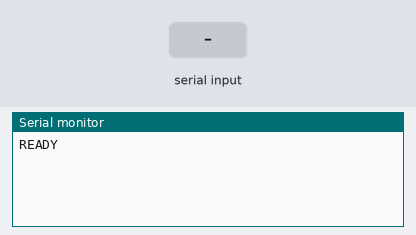
The sketch below on a simulated Arduino Mega 2560, built with avr-gcc and run on an emulated ATmega2560. On the bench: the last lines printed to the serial monitor. The inputs (shaded band) are chosen by the test bench. The modem accepts every AT command (registered, SIM ready, sends succeed) and sends nothing else.

Above: at 1.8 s.
1.9 s: "1" received over the second serial link
3.5 s: "0" received over the second serial link
At 4.2 s:
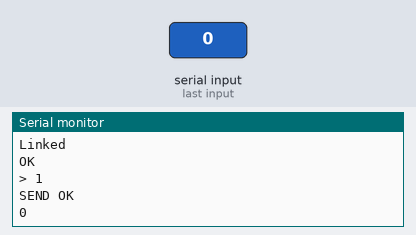
5.0 s: "2" received over the second serial link
At 5.3 s:
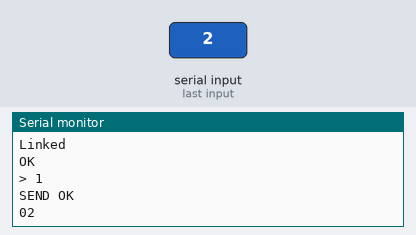

Measured:
- after the input at 3.5 s, the serial monitor: prints a new line at once (image 1)
- after the input at 5.0 s, the serial monitor: prints a new line at once (image 2)

The sketch:

HTTP_REQUEST.ino
```cpp
/**
   Serial STD = Terminal

            RX  TX
   Serial1  19  18
 */

#define bauds 115200

void setup() {
  // Inicialitzam les connexions serial.
  Serial.begin(bauds);
  Serial1.begin(bauds);
  // Esperam a que aquestes estiguin llestes.
  while(!Serial || !Serial1);
  Serial.println("READY");
}

void loop() {

  Serial1.write("AT+CIPSTART=\"TCP\",\"192.168.1.3\",80\r\n");
  delay(1000);
  byte b;
  // Mostram la resposta del modul quan s'ha obert la conexio
  // al port i adreça especificats.
  while (Serial1.available() > 0) {
    b = Serial1.read();
    Serial.write(b);
  }

  // Peticio GET de la arrel del webserver.
  String request = "GET / HTTP/1.0\r\n\r\n";
  // Comanda a executar.
  String cipsend = "AT+CIPSEND=";

  // Completam la comanda afegint-hi
  //    1. Els bytes a enviar
  //    2. La cua de les comanes AT
  cipsend += request.length();
  cipsend += "\r\n";
  // Executam la comanda
  Serial1.print(cipsend);
  // Esperam a que es processi.
  delay(1000);
  // Mostram la resposta del mòdul
  while (Serial1.available() > 0) {
    b = Serial1.read();
    Serial.write(b);
  }

  // Realitzam la peticio HTTP
  Serial1.print(request);
  // Bloquejam la placa mostrant tota la INFO
  // que ens envii el webserver.
  while (true) {
    if (Serial1.available() > 0) {
      b = Serial1.read();
      Serial.write(b);
    }
  }

}
```
